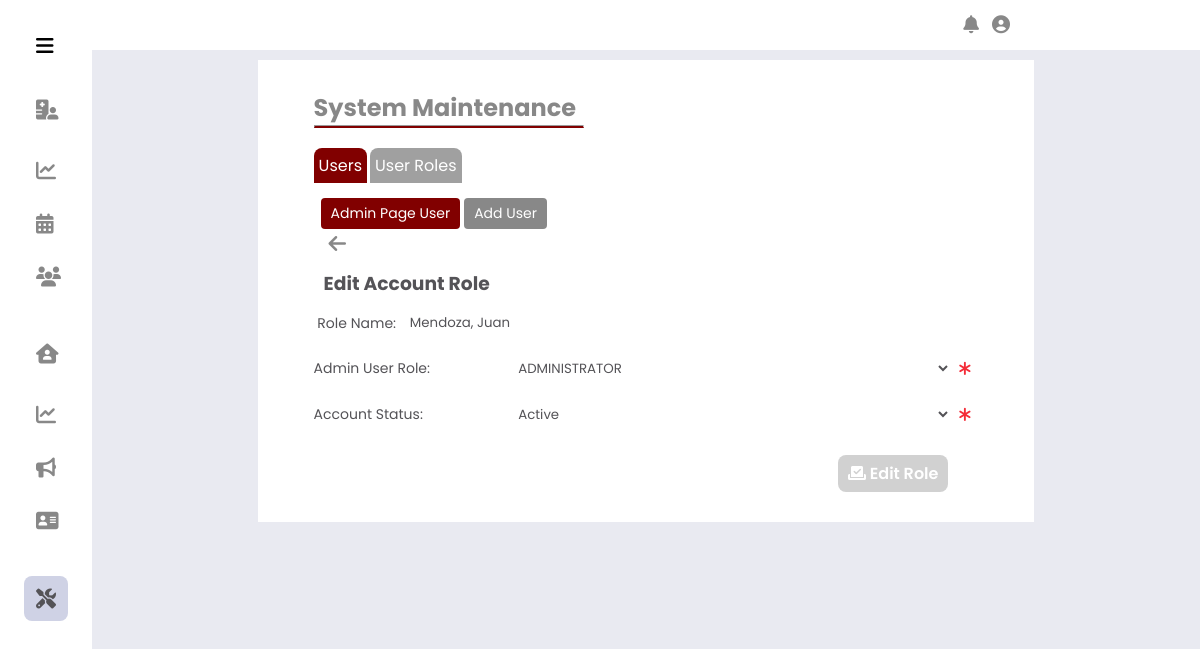
The app's page /Administrator/System Edit User Maintenance/?acc_id=1 (signed in) with its own data.
### tables this page shows
CREATE TABLE IF NOT EXISTS `adminaccountinfo` (
  `AdminAccountID` int NOT NULL AUTO_INCREMENT,
  `AdminFirstName` varchar(255) NOT NULL,
  `AdminMiddleName` varchar(255) DEFAULT NULL,
  `AdminLastName` varchar(255) NOT NULL,
  `AdminSufifx` varchar(15) DEFAULT NULL,
  `AdminUserRoleID` int NOT NULL,
  `AdminContactNo` varchar(11) NOT NULL,
  `AdminUsername` varchar(255) NOT NULL,
  `AdminPassword` varchar(32) NOT NULL,
  `AdminEmailAdd` varchar(255) NOT NULL,
  `AdminAddress` text NOT NULL,
  `GenderID` int NOT NULL,
  `AccountStatusID` int NOT NULL,
  PRIMARY KEY (`AdminAccountID`),
  KEY `adminUserRole_adminInfo` (`AdminUserRoleID`),
  KEY `genderRole_adminInfo` (`GenderID`),
  KEY `accountstat_adminInfo` (`AccountStatusID`)
);

CREATE TABLE IF NOT EXISTS `adminuserrole` (
  `AdminUserRoleID` int NOT NULL AUTO_INCREMENT,
  `AdminUserRole` varchar(255) NOT NULL,
  `AdminPageStudentCounceling` int NOT NULL,
  `AdminPageViolation` int NOT NULL,
  `AdminMaintenance` int NOT NULL,
  `StatusID` int NOT NULL,
  PRIMARY KEY (`AdminUserRoleID`),
  KEY `accountStatus_rolestats` (`StatusID`),
  KEY `studCounceling_status` (`AdminPageStudentCounceling`),
  KEY `studViolation_status` (`AdminPageViolation`),
  KEY `sysMain_status` (`AdminMaintenance`)
);

CREATE TABLE IF NOT EXISTS `accountstatus` (
  `AccountStatusID` int NOT NULL AUTO_INCREMENT,
  `StatusDescription` varchar(50) NOT NULL,
  PRIMARY KEY (`AccountStatusID`)
);

### Administrator/System Edit User Maintenance/index.php (the view, shortened to what this page needs)
<?php
    include_once('../includes/header.php');
    $acc_id = $_GET['acc_id'];
    $userRole = $conn->query("SELECT AdminAccountID, AdminFirstName, AdminMiddleName, AdminLastName, AdminSufifx,
    AdminUserRoleID, AccountStatusID FROM adminaccountinfo WHERE AdminAccountID = '$acc_id' ");
    while($row = $userRole->fetch_assoc()){
        $id = $row['AdminAccountID']; $fname = $row['AdminFirstName']; $mname = $row['AdminMiddleName'];
        $lname = $row['AdminLastName']; $sname = $row['AdminSufifx'];
        $AdminUserRoleID = $row['AdminUserRoleID']; $AccountStatusID = $row['AccountStatusID'];
?>
    <div class="body_container">
        <div class="content">
            <div class="title">
                <h1>System Maintenance</h1>
                <hr>
            </div>
            <div class="subcontent">
                <?php
                    $sub_page = 'main_admin';
                    include '../includes/main_sub_nav.php';
                    $sub_content = 'admin_userPage';
                    include '../includes/sub_content_navadd.php';
                ?>
                <a href="../System User Maintenance/" class="acc_bttn"><i class="fas fa-arrow-left"></i></a>
                <h3 class="subtitle">Edit Account Role</h3>
                <form id="edituserRole"  method = "POST">
                    <div class="input_group">
                        <div class="input_container">
                            <label for="#" class="label">Role Name: </label>
                            <div class="input " id="input_roleName">
                                <input class="input-field" type="text" placeholder="Insert Role Name" name="NameCheck"
                                id="NameCheck" value="<?php echo $lname.', '.$fname.' '.$mname.' '.$sname ?>" readonly>
                            </div>
                        </div>
                        <div class="input_container">
                            <label for="roleCouncheck" class="labelcheck">Admin User Role: </label>
                            <div class="input " id="input_roleName">
                                <select class="input-field" name="roleCouncheck" id="roleCouncheck">
                                    <?php
                                        $userRole = mysqli_query($conn, "SELECT AdminUserRoleID, AdminUserRole FROM `adminuserrole`");
                                        while($row2 = mysqli_fetch_assoc($userRole)){
                                        $roleID = $row2['AdminUserRoleID']; $roleName = $row2['AdminUserRole'];
                                    ?>
                                    <option value = "<?php echo $roleID ?>" <?php if($roleID == $AdminUserRoleID ){echo "selected";} ?>> <?php echo $roleName?>  </option>
                                    <?php }?>
                                </select>
                                <i class="fa-solid fa-asterisk"></i>
                            </div>
                        </div>
                        <div class="input_container">
                            <label for="status" class="labelcheck">Account Status: </label>
                            <div class="input " id="input_roleName">
                                <select class="input-field" name="status" id="status">
                                    <?php
                                        $statuscheck = mysqli_query($conn, "SELECT AccountStatusID, StatusDescription FROM `accountstatus`");
                                        while($row3 = mysqli_fetch_assoc($statuscheck)){
                                        $statsID = $row3['AccountStatusID']; $statsName = $row3['StatusDescription'];
                                    ?>
                                        <option value = "<?php echo $statsID ?>" <?php if($statsID == $AccountStatusID ){echo "selected";} ?>> <?php echo $statsName?>  </option>
                                    <?php }?>
                                </select>
                                <i class="fa-solid fa-asterisk"></i>
                            </div>
                        </div>
                    </div>
                    <div class="action_content">
                        <button class= "bttn" type="submit" name="submit" id="submitRole">
                        <i class="fa-solid fa-check-to-slot"></i> Edit Role</button>
                    </div>
                    <?php }?>
                </form>
            </div>
        </div>
    </div>
</body>
</html>

### Administrator/includes/main_sub_nav.php
<div class="sub_nav">
    <a href="../System User Maintenance/" class="sub_nav_bttn<?php if ($sub_page == 'main_admin'){ echo '_active';}?>">
        Users
    </a>
    <a href="../System User Role Maintenance/" class="sub_nav_bttn<?php if ($sub_page == 'role_admin'){ echo '_active';}?>">
        User Roles
    </a>
</div>

### Administrator/includes/sub_content_navadd.php
<div class="sub_content_nav">
    <a href="../System User Maintenance/" class="sub_nav_bttn<?php if ($sub_content == 'admin_userPage'){ echo '_active';}?>">
        Admin Page User
    </a>
    <a href="../System Add User Maintenance/" class="sub_nav_bttn<?php if ($sub_content == 'add_admin'){ echo '_active';}?>">
        Add User
    </a>
</div>

### Administrator/includes/css/side_nav.css (style rules this page uses)
:root { --nav-width: 92px; --button-color-font-icon: rgb(136, 136, 136); --button-hover-color-font-icon: rgb(84, 83, 87); --button-hover-bg: rgb(207 210 229); --color-content0-bg: white; --body-color: rgb(209, 209, 209); --normal-font-size: 1rem; --small-font-size: .875rem; --z-index: 100; }
* { margin: 0; padding: 0; box-sizing: border-box; font-family: 'Poppins',sans-serif; }
body { margin: 0; position: relative; padding: 0 0 0 5.75rem; transition: .5s; background-color: #e9eaf1; }
h1 { margin: 0; }
.fas { font-size: 1.25rem; margin-right: 3px; }

### Administrator/includes/css/admin_navbar.css (style rules this page uses)
* { margin: 0; padding: 0; box-sizing: border-box; font-family: 'Poppins',sans-serif; }
:root { --nav-width: 92px; --button-color-font-icon: rgb(136, 136, 136); --button-hover-color-font-icon: rgb(84, 83, 87); --button-hover-bg: rgb(160, 160, 160); --color-content0-bg: white; --maroong-content-bg: #810000; --maroong-content-hover: #630000; --body-color: rgb(209, 209, 209); --dark--color: #45474b; --blue-color: #2a88e6; --normal-font-size: 1rem; --small-font-size: .875rem; --meduim-font-size: 15px; }
body { position: relative; background-color: #e9eaf1; }
.sub_nav { padding: 20px 0 0; display: flex; }
.sub_nav .sub_nav_bttn_active, .sub_nav .sub_nav_bttn { font-size: var(--small-font-size); background-color: var(--button-hover-bg); padding: 5px; margin: 0 3px 0 0; color: var(--color-content0-bg); border-top-left-radius: .5rem; border-top-right-radius: .5rem; text-decoration: none; }
.sub_nav .sub_nav_bttn_active, .sub_nav .sub_nav_bttn:hover { color: var(--color-content0-bg); background-color: var(--maroong-content-bg); }
.sub_nav .sub_nav_bttn_active, .sub_nav .sub_nav_bttn { font-size: var(--normal-font-size); background-color: var(--button-hover-bg); padding: 5px; margin: 0 3px 0 0; color: var(--color-content0-bg); border-top-left-radius: .5rem; border-top-right-radius: .5rem; text-decoration: none; }

### Administrator/includes/css/maintenance.css (style rules this page uses)
:root { --nav-width: 92px; --button-color-font-icon: rgb(136, 136, 136); --button-hover-color-font-icon: rgb(84, 83, 87); --button-hover-bg: rgb(160, 160, 160); --color-content0-bg: white; --maroong-content-bg: #810000; --maroong-content-hover: #630000; --body-color: rgb(209, 209, 209); --normal-font-size: 1rem; --small-font-size: .875rem; --meduim-font-size: 15px; }
* { margin: 0; padding: 0; box-sizing: border-box; font-family: 'Poppins',sans-serif; }
.body_container { display: flex; align-items: center; justify-content: center; padding-top: 50px; padding-bottom: 10px; }
.content { background-color: var(--color-content0-bg); margin-top: 10px; padding: 30px 5% 30px; width: 70%; height: auto; }
.content .title { width: 220px; }
.title h1 { font-size: 1.5rem; color: var(--button-color-font-icon); display: inline-block; }
.title hr { border-bottom: 2px solid var(--maroong-content-bg); }
.content .subcontent { width: 100%; height: auto; padding-bottom: 20px; }
.sub_content_nav { margin-top: 10px; display: flex; padding: 5px 5px 0; }
.sub_content_nav .sub_nav_bttn { padding: 5px 10px 5px; background-color: var(--button-color-font-icon); color: var(--color-content0-bg); margin: 0 2px 0; font-size: var(--small-font-size); border-radius: .25rem; text-decoration: none; border: none; outline: none; cursor: pointer; }
.sub_content_nav .sub_nav_bttn:hover, .sub_content_nav .active_bttn, .sub_content_nav .sub_nav_bttn_active { padding: 5px 10px 5px; background-color: var(--maroong-content-bg); color: var(--color-content0-bg); margin: 0 2px 0; font-size: var(--small-font-size); border-radius: .25rem; text-decoration: none; border: none; outline: none; cursor: pointer; }

### Administrator/includes/css/modal_placement.css (style rules this page uses)
:root { --nav-width: 92px; --button-color-font-icon: rgb(136, 136, 136); --button-hover-color-font-icon: rgb(84, 83, 87); --button-hover-bg: rgb(160, 160, 160); --color-content0-bg: white; --maroong-content-bg: #810000; --maroong-content-hover: #630000; --body-color: rgb(209, 209, 209); --normal-font-size: 1rem; --small-font-size: .875rem; --meduim-font-size: 15px; }
* { margin: 0; padding: 0; box-sizing: border-box; font-family: 'Poppins',sans-serif; }

### Administrator/includes/css/modal_upload_placement.css (style rules this page uses)
:root { --nav-width: 92px; --button-color-font-icon: rgb(136, 136, 136); --button-hover-color-font-icon: rgb(84, 83, 87); --button-hover-bg: rgb(160, 160, 160); --color-content0-bg: white; --maroong-content-bg: #810000; --maroong-content-hover: #630000; --body-color: rgb(209, 209, 209); --normal-font-size: 1rem; --small-font-size: .875rem; --meduim-font-size: 15px; }
* { margin: 0; padding: 0; box-sizing: border-box; font-family: 'Poppins',sans-serif; }

### records on screen
adminaccountinfo: NameCheck "Mendoza, Juan", roleCouncheck "ADMINISTRATOR", status "Active"
